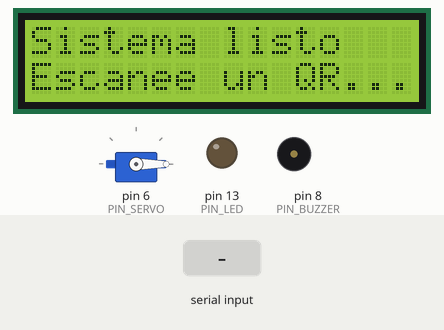
Recording of a sketch running on a simulated Arduino Uno, built with avr-gcc and run on an emulated ATmega328P. Parts: 16×2 character LCD, servo, output pins drawn as LEDs (lit = HIGH), buzzer (waves = sounding). The inputs (shaded band) are chosen by the test bench. What the sketch prints to the serial monitor is not drawn.

Above: at 2.7 s.
2.8 s: "D" received over Serial
At 3.8 s:
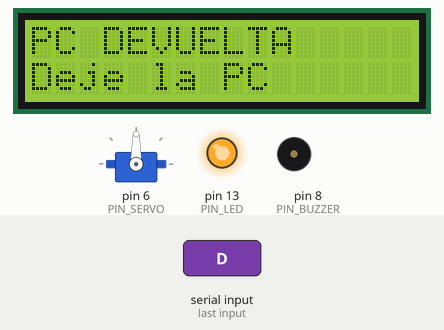
4.6 s: "A" received over Serial
At 5.2 s:
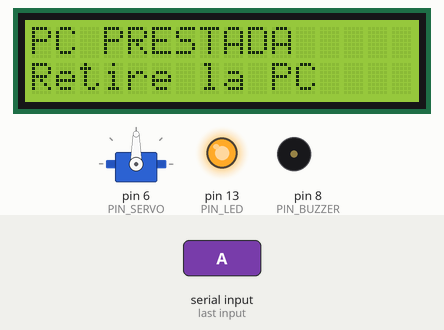
6.2 s: "O" received over Serial
At 6.9 s:
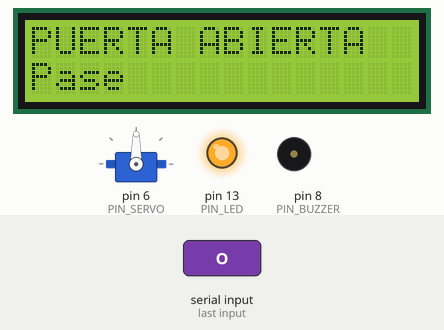
7.8 s: "C" received over Serial
At 8.1 s:
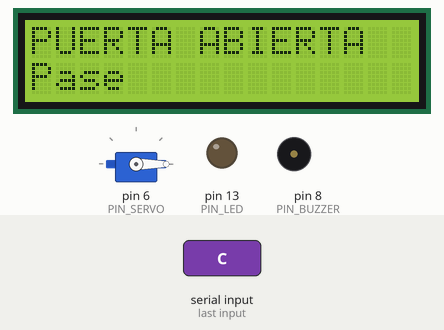
Timing chart, 0 to 10.8 s (numbered marks = the images above; inputs shaded):
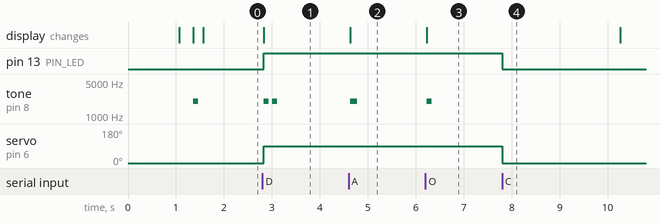

Measured:
- after the input at 2.8 s, pin 13 (PIN_LED): LOW → HIGH at once; tone on pin 8 (PIN_BUZZER): alternates 2000 Hz for 0.10 s and silent for 0.08 s, 4 changes in all, then stays silent, starting at once; servo on pin 6 (PIN_SERVO): 0° → 90° at once; the display: changes at once (image 1)
- after the input at 4.6 s, tone on pin 8 (PIN_BUZZER): silent → 2000 Hz at once, → silent 0.15 s later; the display: changes at once (image 2)
- after the input at 6.2 s, tone on pin 8 (PIN_BUZZER): silent → 2000 Hz at once, → silent 0.10 s later; the display: changes at once (image 3)
- after the input at 7.8 s, pin 13 (PIN_LED): HIGH → LOW after 0.00 s instead of 3.4 s; servo on pin 6 (PIN_SERVO): 90° → 0° after 0.00 s instead of 3.4 s

The sketch:

arduino.ino
```cpp
#include <Wire.h>
#include <Servo.h>
#include <LiquidCrystal_I2C.h>   // "LiquidCrystal I2C" de Frank de Brabander

// ==========================
// PINES
// ==========================
const int PIN_SERVO  = 6;
const int PIN_BUZZER = 8;
const int PIN_LED    = 13;

// ==========================
// OBJETOS Y PERIFÉRICOS
// ==========================
LiquidCrystal_I2C lcd(0x27, 16, 2); // Cambiar a 0x3F si la pantalla no enciende
Servo cerradura;

// ==========================
// CONFIGURACIÓN
// ==========================
const long BAUD_RATE          = 9600;  // Debe coincidir con BAUD_ARDUINO en Python
const int  ANGULO_CERRADO     = 0;
const int  ANGULO_ABIERTO     = 90;
const unsigned long T_ABIERTO = 5000;  // ms que el servo permanece abierto
const unsigned long T_MENSAJE = 4000;  // ms que se muestra el mensaje antes de volver al reposo

bool servoAbierto = false;
unsigned long tServo = 0;

bool mensajeActivo = false;
unsigned long tMensaje = 0;

// ==========================
// FUNCIONES AUXILIARES
// ==========================
// Escribe dos líneas de 16 caracteres (rellena con espacios para borrar restos)
void mostrar(const char* linea1, const char* linea2) {
  char buf[17];

  snprintf(buf, sizeof(buf), "%-16s", linea1);
  lcd.setCursor(0, 0);
  lcd.print(buf);

  snprintf(buf, sizeof(buf), "%-16s", linea2);
  lcd.setCursor(0, 1);
  lcd.print(buf);

  Serial.print("[LCD] ");
  Serial.print(linea1);
  Serial.print(" | ");
  Serial.println(linea2);
}

void pantallaReposo() {
  mostrar("Sistema listo", "Escanee un QR...");
  mensajeActivo = false;
}

void beep(int veces, int duracionMs) {
  for (int i = 0; i < veces; i++) {
    tone(PIN_BUZZER, 2000, duracionMs);
    delay(duracionMs + 80);
  }
}

void abrirServo() {
  cerradura.write(ANGULO_ABIERTO);
  digitalWrite(PIN_LED, HIGH);
  servoAbierto = true;
  tServo = millis();
}

void cerrarServo() {
  cerradura.write(ANGULO_CERRADO);
  digitalWrite(PIN_LED, LOW);
  servoAbierto = false;
}

void iniciarMensaje() {
  mensajeActivo = true;
  tMensaje = millis();
}

// ==========================
// SETUP
// ==========================
void setup() {
  Serial.begin(BAUD_RATE);

  pinMode(PIN_LED, OUTPUT);
  pinMode(PIN_BUZZER, OUTPUT);
  digitalWrite(PIN_LED, LOW);

  Wire.begin();
  delay(1000);          // Deja estabilizar la alimentación del LCD
  lcd.init();
  delay(100);
  lcd.init();           // Segunda inicialización: más fiable en algunos módulos
  delay(100);
  lcd.backlight();
  lcd.clear();
  mostrar("Iniciando...", "");

  cerradura.attach(PIN_SERVO);
  cerrarServo();

  beep(1, 100);
  pantallaReposo();
  Serial.println("Arduino listo");
}

// ==========================
// LOOP
// ==========================
void loop() {
  // --- Comandos desde Python ---
  while (Serial.available() > 0) {
    char c = Serial.read();

    if (c == 'A') {                       // PRESTAR
      mostrar("PC PRESTADA", "Retire la PC");
      iniciarMensaje();
      abrirServo();
      beep(1, 150);
      Serial.println("OK A");
    } else if (c == 'D') {                // DEVOLVER
      mostrar("PC DEVUELTA", "Deje la PC");
      iniciarMensaje();
      abrirServo();
      beep(2, 100);
      Serial.println("OK D");
    } else if (c == 'O') {                // ABRIR PUERTA manual
      mostrar("PUERTA ABIERTA", "Pase");
      iniciarMensaje();
      abrirServo();
      beep(1, 100);
      Serial.println("OK O");
    } else if (c == 'C') {                // CERRAR PUERTA manual
      cerrarServo();
      Serial.println("OK C");
    }
    // Cualquier otro byte (\r, \n, etc.) se ignora
  }

  // --- Cierre automático del servo ---
  if (servoAbierto && millis() - tServo >= T_ABIERTO) {
    cerrarServo();
  }

  // --- Volver a la pantalla de reposo ---
  if (mensajeActivo && millis() - tMensaje >= T_MENSAJE) {
    pantallaReposo();
  }
}
```
